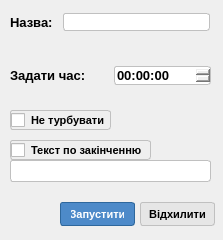
<?xml version="1.0" encoding="UTF-8"?>
<ui version="4.0">
 <class>AddTimerWindow</class>
 <widget class="QDialog" name="AddTimerWindow">
  <property name="geometry">
   <rect>
    <x>0</x>
    <y>0</y>
    <width>223</width>
    <height>240</height>
   </rect>
  </property>
  <property name="minimumSize">
   <size>
    <width>223</width>
    <height>240</height>
   </size>
  </property>
  <property name="maximumSize">
   <size>
    <width>223</width>
    <height>240</height>
   </size>
  </property>
  <property name="windowTitle">
   <string>Dialog</string>
  </property>
  <property name="styleSheet">
   <string notr="true">background-color: rgb(151, 151, 151);
item {
background-color: transparent;
}
item:selected {
background-color: rgb(163, 3, 47);
}</string>
  </property>
  <widget class="QCheckBox" name="checkBox">
   <property name="geometry">
    <rect>
     <x>10</x>
     <y>140</y>
     <width>141</width>
     <height>20</height>
    </rect>
   </property>
   <property name="styleSheet">
    <string notr="true">font-family: &quot;Segoe UI&quot;;
    font-size: 8pt;
    border: 1px solid;
    border-color: rgb(192,192,192); 
    border-radius: 3px; 

    color: black;
    font: bold;</string>
   </property>
   <property name="text">
    <string>Текст по закінченню</string>
   </property>
  </widget>
  <widget class="QLineEdit" name="lineEdit">
   <property name="geometry">
    <rect>
     <x>10</x>
     <y>160</y>
     <width>201</width>
     <height>22</height>
    </rect>
   </property>
   <property name="styleSheet">
    <string notr="true">font-family: &quot;Segoe UI&quot;;
    font-size: 8pt;
    border: 1px solid;
    border-color: rgb(192,192,192); 
    border-radius: 3px; 

    color: black;
    font: bold;</string>
   </property>
  </widget>
  <widget class="QPushButton" name="pushButton">
   <property name="geometry">
    <rect>
     <x>60</x>
     <y>202</y>
     <width>75</width>
     <height>24</height>
    </rect>
   </property>
   <property name="styleSheet">
    <string notr="true">font-family: &quot;Segoe UI&quot;;
    font-size: 8pt;
    border: 1px solid;
    border-color: rgb(46, 103, 156); 
    border-radius: 3px; 
    padding-right: 10px; 
    padding-left: 10px;
    padding-top: 5px;
    padding-bottom: 5px;
    background-color: rgb(77, 138, 201);
    color: white;
    font: bold;
    width: 64px;</string>
   </property>
   <property name="text">
    <string>Запустити</string>
   </property>
  </widget>
  <widget class="QPushButton" name="pushButton_2">
   <property name="geometry">
    <rect>
     <x>140</x>
     <y>202</y>
     <width>75</width>
     <height>24</height>
    </rect>
   </property>
   <property name="styleSheet">
    <string notr="true">font-family: &quot;Segoe UI&quot;;
    font-size: 8pt;
    border: 1px solid;
    border-color: rgb(192,192,192); 
    border-radius: 3px; 
 background-color: rgb(230,230,230);
    color: black;
    font: bold;</string>
   </property>
   <property name="text">
    <string>Відхилити</string>
   </property>
  </widget>
  <widget class="QWidget" name="layoutWidget">
   <property name="geometry">
    <rect>
     <x>10</x>
     <y>50</y>
     <width>201</width>
     <height>51</height>
    </rect>
   </property>
   <layout class="QHBoxLayout" name="horizontalLayout">
    <item>
     <widget class="QLabel" name="label">
      <property name="styleSheet">
       <string notr="true">font-family: &quot;Segoe UI&quot;;
    font-size: 10pt;
    color: black;
    font: bold;</string>
      </property>
      <property name="text">
       <string>Задати час:</string>
      </property>
     </widget>
    </item>
    <item>
     <widget class="QTimeEdit" name="timeEdit">
      <property name="styleSheet">
       <string notr="true">font-family: &quot;Segoe UI&quot;;
    font-size: 10pt;
    border: 1px solid;
    border-color: rgb(192,192,192); 
    border-radius: 3px; 

    color: black;
    font: bold;</string>
      </property>
      <property name="displayFormat">
       <string>HH:mm:ss</string>
      </property>
     </widget>
    </item>
   </layout>
  </widget>
  <widget class="QWidget" name="layoutWidget">
   <property name="geometry">
    <rect>
     <x>10</x>
     <y>10</y>
     <width>200</width>
     <height>24</height>
    </rect>
   </property>
   <layout class="QHBoxLayout" name="horizontalLayout_2">
    <item>
     <widget class="QLabel" name="label_2">
      <property name="styleSheet">
       <string notr="true">font-family: &quot;Segoe UI&quot;;
    font-size: 10pt;
    color: black;
    font: bold;</string>
      </property>
      <property name="text">
       <string>Назва: </string>
      </property>
     </widget>
    </item>
    <item>
     <widget class="QLineEdit" name="lineEdit_2">
      <property name="styleSheet">
       <string notr="true">font-family: &quot;Segoe UI&quot;;
    font-size: 8pt;
    border: 1px solid;
    border-color: rgb(192,192,192); 
    border-radius: 3px; 

    color: black;
    font: bold;</string>
      </property>
     </widget>
    </item>
   </layout>
  </widget>
  <widget class="QCheckBox" name="checkBox_2">
   <property name="geometry">
    <rect>
     <x>10</x>
     <y>110</y>
     <width>101</width>
     <height>20</height>
    </rect>
   </property>
   <property name="styleSheet">
    <string notr="true">font-family: &quot;Segoe UI&quot;;
    font-size: 8pt;
    border: 1px solid;
    border-color: rgb(192,192,192); 
    border-radius: 3px; 

    color: black;
    font: bold;</string>
   </property>
   <property name="text">
    <string>Не турбувати</string>
   </property>
  </widget>
  <widget class="QLabel" name="label_4">
   <property name="geometry">
    <rect>
     <x>60</x>
     <y>34</y>
     <width>151</width>
     <height>16</height>
    </rect>
   </property>
   <property name="styleSheet">
    <string notr="true">font-family: &quot;Segoe UI&quot;;
    font-size: 7pt;
    color: red;
    font: bold;</string>
   </property>
   <property name="text">
    <string/>
   </property>
  </widget>
  <widget class="QLabel" name="label_3">
   <property name="geometry">
    <rect>
     <x>10</x>
     <y>182</y>
     <width>201</width>
     <height>16</height>
    </rect>
   </property>
   <property name="styleSheet">
    <string notr="true">font-family: &quot;Segoe UI&quot;;
    font-size: 7pt;
    color: red;
    font: bold;</string>
   </property>
   <property name="text">
    <string/>
   </property>
  </widget>
 </widget>
 <resources/>
 <connections/>
</ui>
